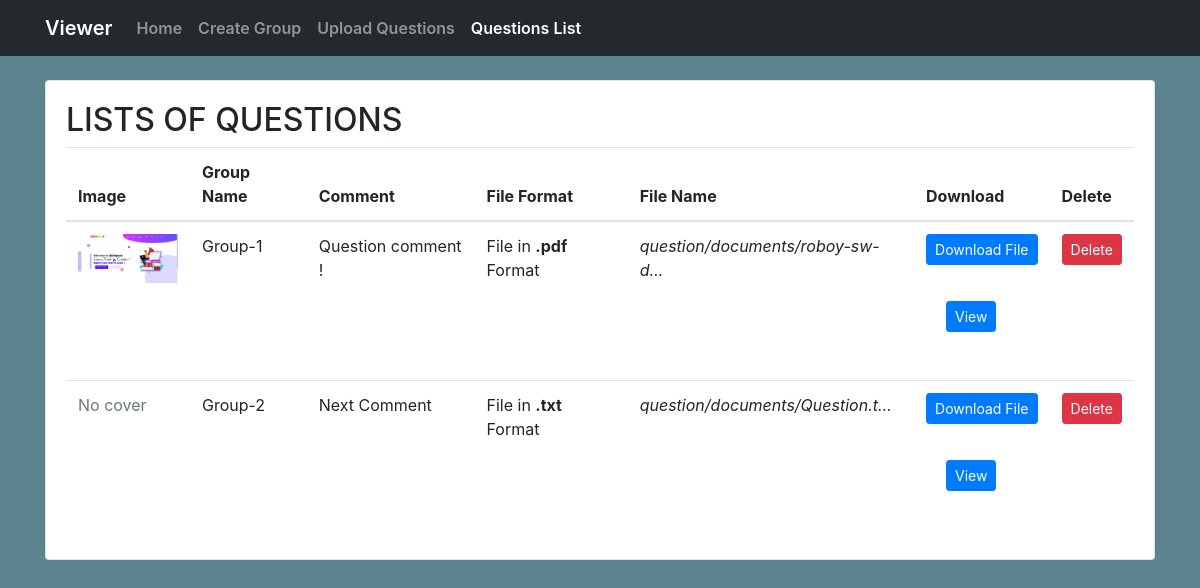
Screenshot of /questions/group/ with the database file from the repository.
### create_group/models.py (models this page shows, shortened)
class Questions(models.Model):
    id = models.AutoField(primary_key=True)
    group_id = models.ForeignKey('CreateGroup',on_delete=models.CASCADE)
    comment = models.CharField(default = "-",max_length=100)
    question_file = models.FileField(upload_to='question/documents/',blank=True, null=True)
    cover = models.ImageField(upload_to='question/covers/', null=True, blank=True)
    created_at = models.DateTimeField(blank=True)

class CreateGroup(models.Model):
    id = models.AutoField(primary_key=True)
    name = models.CharField(max_length=500)
    created_at = models.DateTimeField(auto_now=False)
    timestamp = models.DateField(auto_now=True, auto_now_add=False)
    slug = models.CharField(max_length=250)
    def __str__(self):
        return str(self.name)

### create_group/views.py (the view)
# urls.py: path('questions/group/',views.question_list,name = 'question_list'),
def question_list(request):
    questions = Questions.objects.all()
    return render(request, 'question_list.html', {
        'questions': questions
    })

### templates/question_list.html (shortened to what this page needs)
{% extends 'base.html' %}
{% block question_listactive %}active
{% endblock question_listactive %}
{% block content %}
{% block content_header %}
<h2>LISTS OF QUESTIONS</h2>
{% endblock %}
<table class="container table mb-0 ">
  <thead>
    <tr>
      <th>Image</th>
      <th>Group Name</th>
      <th>Comment</th>
      <th>File Format</th>
      <th>File Name</th>
      <th>Download</th>
      <th>Delete</th>
    </tr>
  </thead>
  <tbody>
    {% for ques in questions %}
    <tr>
      <td>
        {% if ques.cover %}
            <a href="{{  ques.cover.url }}" target="_blank">
            <img src="{{  ques.cover.url }}" alt="{{ question_file.name }}" style="width:100px;">
            </a>
        {% else %}
        <span class="text-muted">No cover</span>
        {% endif %}
      </td>
      <td>{{ques.group_id}} </td>
      <td>{{ ques.comment }}</td>
      {% if ques.question_file.name %}
      <td>File in <b>{{ ques.question_file.name | slice:'-4:' }}</b> Format</td>
      {% else %}
      <td> No File </td>
      {% endif %}
      <td>
        {% if ques.question_file %}
        <i>{{ques.question_file.name|truncatechars:30}}</i>
        {% else %}
        <b>Question File Not Present. </b>
        {% endif %}
      </td>
      <td>
        {% if not ques.question_file %}
        <a href="{{ ques.question_file }}" class="btn btn-primary btn-sm disabled" target="_blank">
          Download File
        </a>
        <a href="{{ ques.question_file }}" class="btn btn-primary btn-sm disabled  my-3" target="_blank">
          View
        </a>
        {% else %}
        <a href="{{ ques.question_file.url }}" class="btn btn-primary btn-sm " target="_blank">
          Download File
        </a>
        <div>
          {% include 'iframe.html' %}
        </div>
        {% endif %}
      </td>
      <td>
        <form method="post" action="{% url 'delete_question' ques.pk %}">
          <button type="submit" class="btn btn-danger btn-sm">Delete</button>
        </form>
      </td>
    </tr>
    {% endfor %}
  </tbody>
</table>
{% endblock %}

### templates/base.html (shortened to what this page needs)
{% load static %}
{% load crispy_forms_tags %}
<!doctype html>
<html lang="en">
<head>
  <link rel="stylesheet" href="https://stackpath.bootstrapcdn.com/bootstrap/4.1.3/css/bootstrap.min.css">
</head>
<body style="background-color:#5c848e">
  <nav class="navbar navbar-expand-lg navbar-dark mb-4" style="background-color:#24292e; font-weight:600">
    <div class="container">
      <a class="navbar-brand" href="{% url 'home' %}">Viewer    </a>
      <div class="collapse navbar-collapse" id="navbarSupportedContent">
        <ul class="navbar-nav">
          <li class="nav-item">
            <a class="nav-link {% block homeactive %}
            {% endblock homeactive %}" href="{% url 'home' %}">Home</a>
          </li>
          <li class="nav-item">
            <a class="nav-link {% block groupactive %}
            {% endblock groupactive %} " href="{% url 'create_group' %}">Create Group</a>
          </li>
          <li class="nav-item">
            <a class="nav-link {% block uploadactive %}
            {% endblock uploadactive %} " href="{% url 'upload_question' %}">Upload Questions</a>
          </li>
          <li class="nav-item">
            <a class="nav-link {% block question_listactive %}
            {% endblock question_listactive %} " href="{% url 'question_list' %}">Questions List</a>
          </li>
        </ul>
      </div>
    </div>
  </nav>
  <div class="container">
    <div class="row justify-content-center">
      <div class="col-lg col-md">
        <div class="card mb-4">
          <div class="card-body">
            {% block content %}
            {% endblock %}
          </div>
        </div>
      </div>
    </div>
  </div>
</body>
</html>

### templates/iframe.html (shortened to what this page needs)
<!DOCTYPE html>
<html lang="en">
<head>
</head>
<body>
    <div class="bs-example">
        <a href="#myModal" class="btn btn-primary btn-sm my-3" data-toggle="modal">View</a>
    </div>
</body>
</html>

### templates/iframe.html (style rules this page uses)
.bs-example { margin: 20px; }

### rows the page displays
Questions: cover (picture), group_id "Group-1", comment "Question comment !", question_file.name ".pdf", question_file.name "question/documents/roboy-sw-d…"
Questions: cover "No cover", group_id "Group-2", comment "Next Comment", question_file.name ".txt", question_file.name "question/documents/Question.t…"
